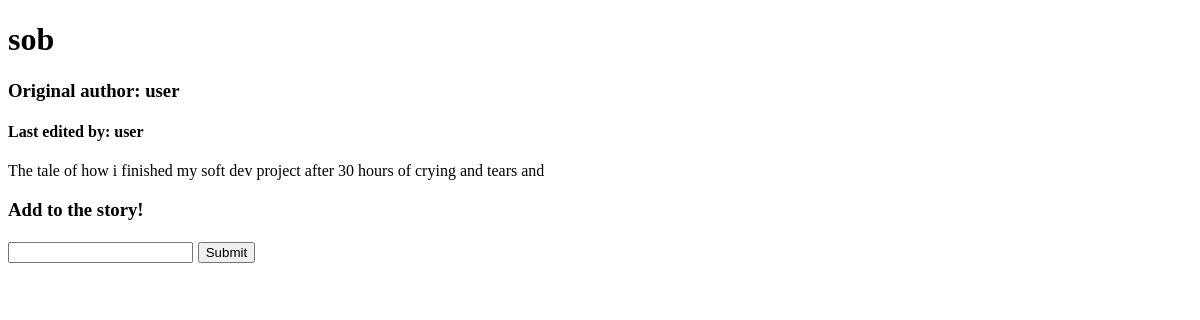
Before: /route_content/5 (signed in) with the older database file.
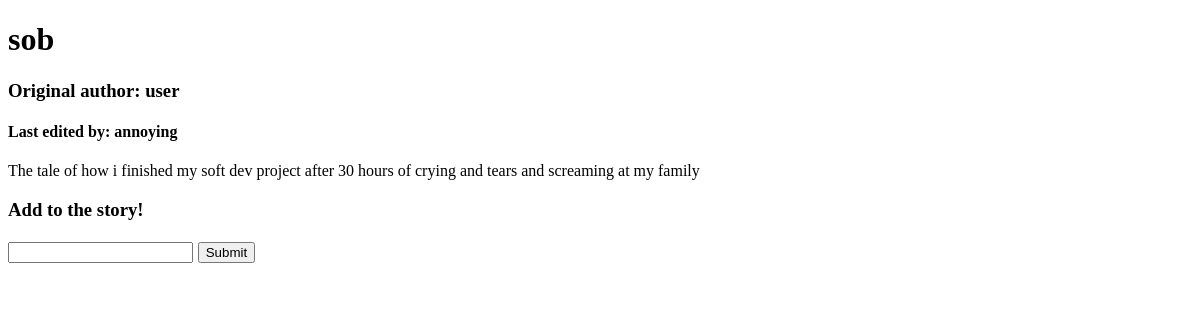
After: the same page with the newer database file.
### tables this page shows
CREATE TABLE story_content(id INTEGER, content TEXT, last_editedby TEXT);

### __init__.py (the view, shortened to what this page needs)
@app.route("/route_content/<string:id>", methods=['GET', 'POST'])
def story(id):
    if(session != {}):
        if(request.method == 'GET'):
            return render_template("content_page.html", title = retrieve_storytitle(id), content = retrieve_storycontent(id), author = retrieve_storyauthor(id), last_editor = retrieve_storyeditor(id), id=id)
    else:
        return redirect("/login")

### accounts_db.py (called while the page is built)
def retrieve_storytitle(id): # retrieve title of story using ID
    db = sqlite3.connect(DB_FILE)
    c = db.cursor()
    c.execute('SELECT title FROM stories WHERE id = ?;', [id])
    title = c.fetchone();
    return title[0]

def retrieve_storycontent(id):  # retrieve most recent content of story using ID
    db = sqlite3.connect(DB_FILE)
    c = db.cursor()
    c.execute('SELECT content FROM story_content WHERE id = ? ORDER BY LENGTH(content) DESC LIMIT 1;', [id])
    content = c.fetchone();
    return content[0]

def retrieve_storyeditor(id):
    db = sqlite3.connect(DB_FILE)
    c = db.cursor()
    c.execute('SELECT last_editedby FROM story_content WHERE id = ? ORDER BY LENGTH(content) DESC LIMIT 1;', [id])
    content = c.fetchone();
    return content[0]

def retrieve_storyauthor(id):
    db = sqlite3.connect(DB_FILE)
    c = db.cursor()
    c.execute('SELECT username FROM stories WHERE id = ?;', [id])
    author = c.fetchone();
    return author[0]

### templates/content_page.html (shortened to what this page needs)
<!DOCTYPE html>
<html>
  <head>
  </head>
  <body>
    <h1>
       {{title}}
    </h1>
	<h3>Original author: {{author}}</h3>
	<h4>Last edited by: {{last_editor}}</h4>
	<p>
	{{content}}
	</p>
	<h3>
	  <form action = "{{ url_for('story', id=id) }}" method = 'POST'>
	    <p> Add to the story!  </p>
        <input type="text" name="content">
        <input type="submit" name="sub1">
      </form>
    </h3>
  <body>
</html>

Changed rows visible on the page:
no longer on this page (row unchanged): story_content: last_editedby "user", content "The tale of how i finished my soft dev project after 30 hours of crying and tears and"
added story_content: last_editedby "annoying", content "The tale of how i finished my soft dev project after 30 hours of crying and tears and screaming at my family"
